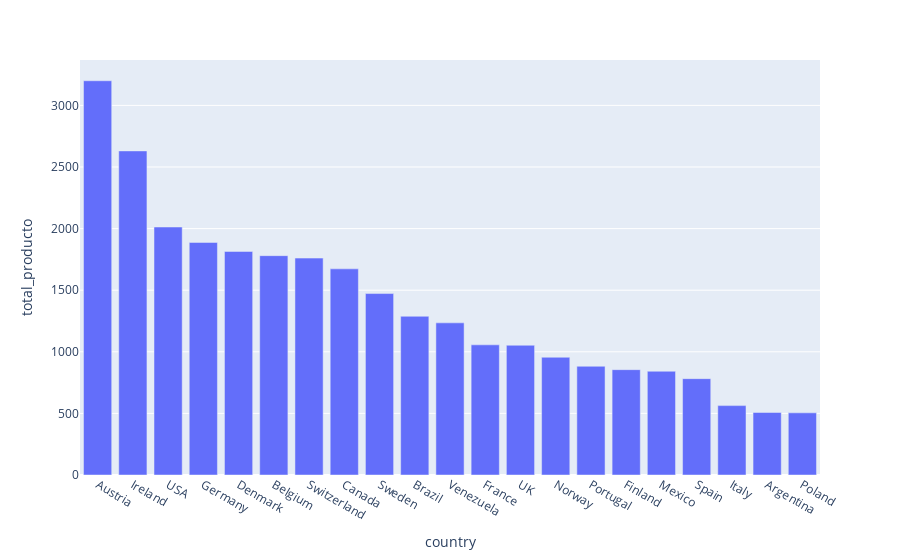

Write notebook code for a chart like this one.
### Code cell
figura_4 = px.bar(data_frame=total_pedidos_pais_media
                  , x= 'country'
                  , y= 'total_producto')
figura_4.show()

### Figure 1 — Plotly figure (JSON) as saved in the notebook; plotly's stock layout.template omitted (floating-point values rounded to 4 significant figures)
{"data": [{"alignmentgroup": "True", "hovertemplate": "country=%{x}<br>total_producto=%{y}<extra></extra>", "legendgroup": "", "marker": {"color": "#636efa", "pattern": {"shape": ""}}, "name": "", "offsetgroup": "", "orientation": "v", "showlegend": false, "textposition": "auto", "type": "bar", "x": ["Austria", "Ireland", "USA", "Germany", "Denmark", "Belgium", "Switzerland", "Canada", "Sweden", "Brazil", "Venezuela", "France", "UK", "Norway", "Portugal", "Finland", "Mexico", "Spain", "Italy", "Argentina", "Poland"], "xaxis": "x", "y": [3200.0, 2631.0, 2013.0, 1888.0, 1814.0, 1780.0, 1761.0, 1673.0, 1473.0, 1288.0, 1235.0, 1057.0, 1053.0, 955.9, 882.5, 855, 842.2, 781.9, 563.2, 507.4, 504.6], "yaxis": "y"}], "layout": {"barmode": "relative", "legend": {"tracegroupgap": 0}, "margin": {"t": 60}, "xaxis": {"anchor": "y", "domain": [0, 1], "title": {"text": "country"}}, "yaxis": {"anchor": "x", "domain": [0, 1], "title": {"text": "total_producto"}}}}
